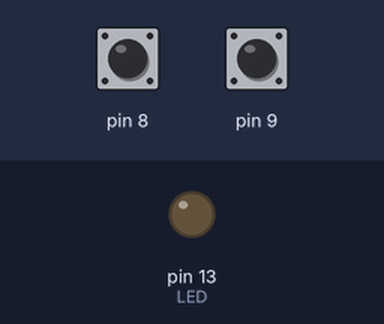
A program run on a simulated Arduino Uno, built with avr-gcc and run on an emulated ATmega328P. On the bench: output pins drawn as LEDs (lit = HIGH). The test bench sets the inputs (shaded band); at power-on: pin 8 HIGH, pin 9 HIGH. Pins used as bus, display or sensor lines are not drawn; what the program prints to the serial monitor is not drawn.

Above: at 1.89 s.
2.3 s: pin 8 pulled LOW for 1.7 s
Timing chart, 0 to 11.8 s (numbered marks = the images above; inputs shaded):
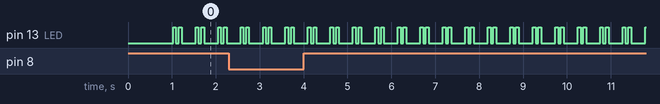

The program:

main.cpp
```cpp
#include <Arduino.h>
#include <Sensirion.h>
#include <ArduinoJson.h>

#define LED 13

// 19121 test

// Sensirion(dataPin, sclkPin, address, noholdmaster);
// SHT1x address = 0x00  SHT2x address = 0x40  SHT3x address = 0x44 or 0x45
Sensirion sht75_1 = Sensirion(8, 10);
Sensirion sht75_2 = Sensirion(9, 10);

float sht75_Temp[2];
float sht75_RH[2];
float dewpoint[2];
float humidity35oC[2];
int ret, mret=1234;
long mtime;

const int capacity = JSON_OBJECT_SIZE(9);

unsigned long delayTime;

void logError(int error) {
  if (error>=0) // No error
    return;

  Serial.println();
  Serial.print("Error: ");
  Serial.print(error);

  switch (error)
  {
    case S_Err_Param:
      Serial.print(" - Parameter error in function call! ");
      break;
    case S_Err_NoACK:
      Serial.print(" - No response (ACK) from sensor! ");
      break;
    case S_Err_CRC:
      Serial.print(" - CRC mismatch! ");
      break;
    case S_Err_TO:
      Serial.print(" - Measurement timeout! ");
      break;
    default:
      Serial.print(" - Unknown error received! ");
      break;
  }
}

void setup() {

  pinMode(LED, OUTPUT);

  Serial.begin(9600);
  delay(1000);
  Serial.println("Start SHT75 ");

  delayTime = 1000;
}

void loop() {
  StaticJsonDocument<capacity> jsonDoc;
  digitalWrite(LED,(((millis()>>6)&0x5)==0));   // double flash led rapidly

  // all parameters are optionals if user don't need it
  logError(ret = sht75_1.measure(&sht75_Temp[0], &sht75_RH[0], &dewpoint[0], 37, &humidity35oC[0])); // Measurement
  logError(ret = sht75_2.measure(&sht75_Temp[1], &sht75_RH[1], &dewpoint[1], 37, &humidity35oC[1]));

  if (ret == S_Meas_Rdy) // A new measurement is available
  {
    // Serial.println();
    // Serial.print("Temperature = ");
    // Serial.print(sht75_Temp);
    // Serial.print(" oC, Humidity = ");
    // Serial.print(sht75_RH);
    // Serial.print(" %, Dewpoint = ");
    // Serial.print(dewpoint);
    // Serial.print(" oC, Humidity @37oC = ");
    // Serial.print(humidity35oC);
    // Serial.print(" % ");

    jsonDoc["Temperature_SHT75_1"] = sht75_Temp[0];
    jsonDoc["Temperature_SHT75_2"] = sht75_Temp[1];
    jsonDoc["RH_SHT75_1"] = sht75_RH[0];
    jsonDoc["RH_SHT75_2"] = sht75_RH[1];

    serializeJson(jsonDoc, Serial);
    Serial.println();
  }
  // Serial.println(ret);

  mret = ret;
}
```

Measured:
- by itself, pin 13 (LED): repeats every 0.51 s: LOW 0.06 s, HIGH 0.06 s, LOW 0.32 s, HIGH 0.06 s
